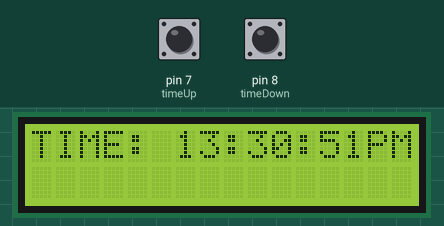
This sketch was run on a simulated Arduino Uno, built with avr-gcc and run on an emulated ATmega328P. Shown: 16×2 character LCD. The inputs (shaded band) are chosen by the test bench; at power-on: pin 7 (timeUp) LOW, pin 8 (timeDown) LOW.

Above: at 1.2 s.
1.3 s: pin 7 (timeUp) pulled HIGH for 1 s
At 3.6 s:
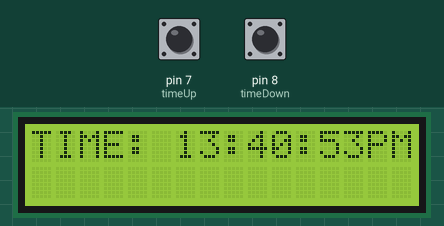
3.8 s: pin 8 (timeDown) pulled HIGH for 3.2 s
At 7.8 s:
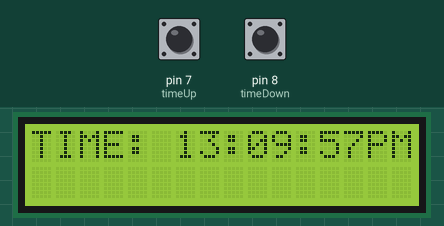
8.5 s: pin 7 (timeUp) pulled HIGH for 0.15 s
At 8.88 s:
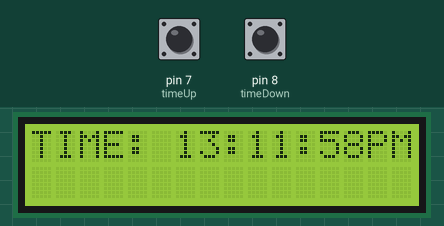
9.2 s: pin 8 (timeDown) pulled HIGH for 0.15 s
At 10.4 s:
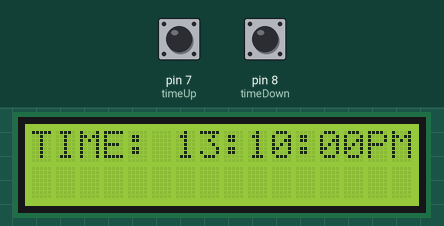
Timing chart, 0 to 11.9 s (numbered marks = the images above; inputs shaded):
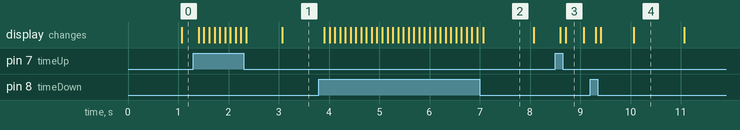

Measured:
- after the input at 8.5 s, the display: first changes after 0.10 s (image 3 shows a later state)
- what the display in image 2 shows lasts 1.0 s, from 7.1 s to 8.1 s

The sketch:

lcdReadTime.ino
```cpp
#include <Time.h>
#include <TimeLib.h>

#include <LiquidCrystal.h>

LiquidCrystal lcd (12, 11, 5, 4, 3, 2);
int timeUp = 7, timeDown = 8, buttonUp, buttonDown, initialPress, finalPress;

void setup() {
  // put your setup code here, to run once:
  pinMode(timeUp, INPUT);
  pinMode(timeDown, INPUT);
  lcd.begin (16, 2);
  lcd.print ("TIME:");
  setTime (13, 30, 50, 22, 5, 2017);
}

void printDigits (int digits, char type)
{

  if (type == 'm' || type == 's')
  {
    lcd.print (":");
  }
  if (digits < 10)
  {
    lcd.print ("0");
  }
  lcd.print (digits);

}

void timeAdjust ()
{
  buttonUp = digitalRead(timeUp);
  buttonDown = digitalRead (timeDown);
  if (buttonUp == HIGH)
  {
    adjustTime (60);
    delay (100);
  }
  if (buttonDown == HIGH)
  {
    adjustTime (-60);
    delay (100);
  }
}
void digitalClock ()
{
  timeAdjust();
  printDigits (hour(), 'h');
  printDigits (minute(), 'm');
  printDigits (second(), 's');
  if (isAM() == true)
  {
    lcd.setCursor (14, 0);
    lcd.print ("AM");
  }
  else
  {
    lcd.setCursor (14, 0);
    lcd.print ("PM");
  }
}

void loop() {
  // put your main code here, to run repeatedly:
  lcd.setCursor (6, 0);
  //timeAdjust();
  digitalClock();
  //delay (1000);
}
```
